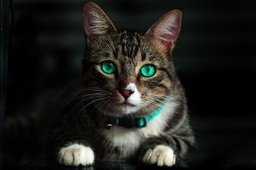
#> input picture Image Processing/cat.jpeg, 256 x 170 px, shrunk from 528 x 350 before the run
$ jupyter execute Closing.ipynb
#> lines starting #> are read from the running program, lines starting #| are printed output that depends on the picture; after the words box and inside, x2 and y2 are one past the last pixel; in counts of white or black regions, pixels touching at a corner belong together
[cell 1]
import numpy as np
import cv2
def pad(img,shp):
	p=np.zeros((shp[0]+1,shp[1]+1))
	p[1:,1:]=np.copy(img)
	p[0,1:]=img[0]
	p[1:,0]=img[:,0]
	p[0,0]=img[0,0]
	p[-1,0]=img[-1,0]
	return p

def comp_erosion(sample,metric):
	for i in range(2):
		for j in range(2):
			if sample[i,j]!=metric[i,j]:
				return False
	return True

def comp_dilation(sample,metric):
	for i in range(2):
		for j in range(2):
			if sample[i,j]==metric[i,j]:
				return True
	return False

def slice(img):
	temp=np.array(img)
	print(temp.shape)
	int_slice=np.zeros((temp.shape[0],temp.shape[1],8))
	for x in range(8):
		int_slice[:,:,x]=temp%(2)
		temp=(temp/2).astype(int)
	return int_slice

def stitch(int_slice,shp):
	out=np.zeros(shp)
	for x in range(8):
		out=out+int_slice[:,:,x]*(2**x)
	return out


img=cv2.imread('cat.jpeg',0)
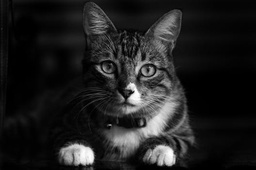
#> img: shape (170, 256); min 0, max 255, mean 31.4
shp=img.shape
#> shp = (170, 256)
temp=pad(img,shp)
#> in pad, `p[1:,1:]=np.copy(img)`:
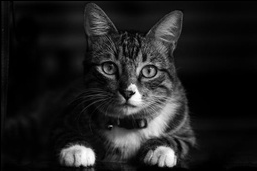
#> p: shape (171, 257) float64; min 0, max 255, mean 31.1
#> in pad, `p[0,1:]=img[0]`: p: shape (171, 257) float64; 0.58% of pixels changed, all inside (x1, y1, x2, y2) = (1, 0, 257, 1)
#> in pad, `p[1:,0]=img[:,0]`: p: shape (171, 257) float64; min 0, max 255, mean 31.2
#> in pad, `p[0,0]=img[0,0]`: p: shape (171, 257) float64; min 0, max 255, mean 31.2
int_slice=slice(temp)
#| (171, 257)
#> the loop in slice, `for x in range(8):` made 8 passes
#> pass 1, in slice, `temp=(temp/2).astype(int)`:
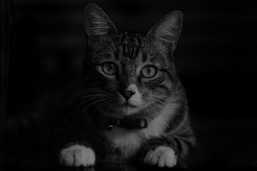
#> temp: shape (171, 257) int64; min 0, max 127, mean 15.4
#> after the loop in slice, `for x in range(8):`: temp: shape (171, 257) int64; every value is 0
struct_el=np.array([[1,1],[1,1]])
int_slice_new=np.zeros((shp[0],shp[1],8))
for x in range(8):
	for i in range(shp[0]):
		for j in range(shp[1]):
			if comp_dilation(int_slice[i:i+2,j:j+2,x],struct_el):
				int_slice_new[i,j,x]=1

int_slice=np.array(int_slice_new)
int_slice_new=np.zeros((shp[0],shp[1],8))
for x in range(8):
	test=pad(int_slice[:,:,x],shp)
	for i in range(shp[0]):
		for j in range(shp[1]):
			if comp_erosion(test[i:i+2,j:j+2],struct_el):
				int_slice_new[i,j,x]=1

out=stitch(int_slice_new,shp)
#> after the loop in stitch, `for x in range(8):`:
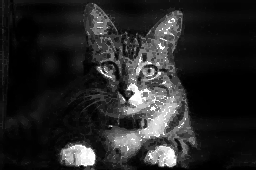
#> out: shape (170, 256) float64; min 0, max 255, mean 38.1
out=np.array(out, dtype = np.uint8)
print(img)
#> (printed output is left out)
print(out)
#> (printed output is left out)
cv2.imshow('image', img)
cv2.imshow('closed', out)
cv2.waitKey(0)
cv2.destroyAllWindows()

$ run again, with Image Processing/01.png saved as Image Processing/cat.jpeg
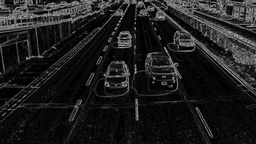
#> input picture Image Processing/01.png, 256 x 144 px, shrunk from 1280 x 720 before the run
#> img is the input picture: shape (144, 256); min 0, max 189, mean 29.9
#> in pad, `p[0,0]=img[0,0]`:
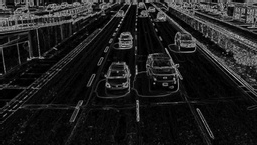
#> p: shape (145, 257) float64; min 0, max 189, mean 30.2
#| (145, 257)
#> after the loop in stitch, `for x in range(8):`:
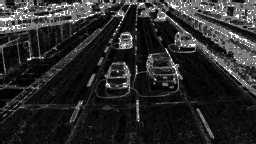
#> out: shape (144, 256) float64; min 0, max 255, mean 42
#> (printed output is left out)
#> (printed output is left out)
